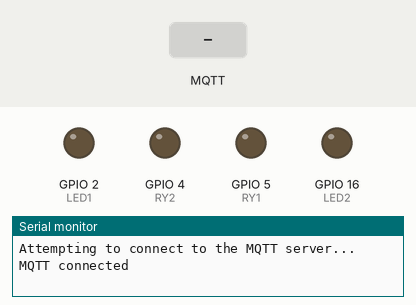
Recording of a program running on a simulated ESP8266 (NodeMCU). On the bench: output pins drawn as LEDs (lit = HIGH), the last lines printed to the serial monitor. The inputs (shaded band) are chosen by the test bench. WiFi joins after 1.5 s; servers stay silent unless stated; no MQTT or app messages arrive unless stated.

Above: at 2.7 s.
2.8 s: MQTT message "relay1on" arrives on the first subscribed topic
At 4.0 s:
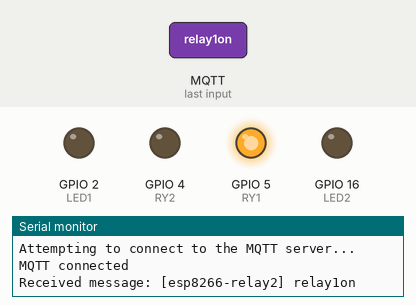
4.3 s: MQTT message "led1off" arrives on the first subscribed topic
At 5.3 s:
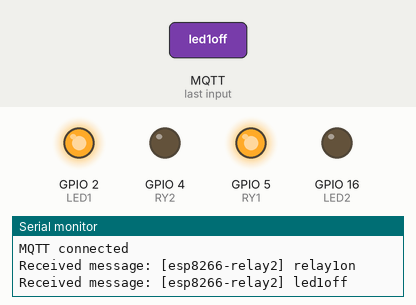
5.8 s: MQTT message "relay1off" arrives on the first subscribed topic
At 6.4 s:
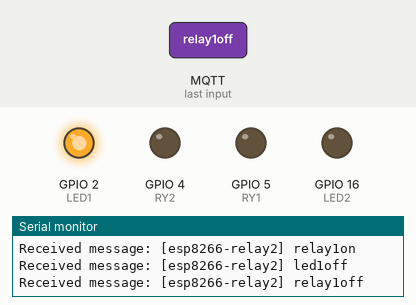
7.3 s: MQTT message "relay2on" arrives on the first subscribed topic
At 7.6 s:
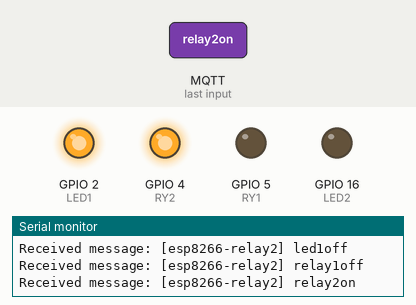
8.8 s: MQTT message "led1on" arrives on the first subscribed topic
At 9.9 s:
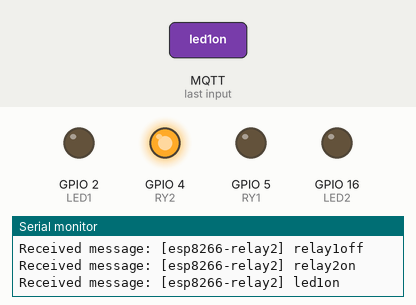
10.3 s: MQTT message "led2off" arrives on the first subscribed topic
At 11.0 s:
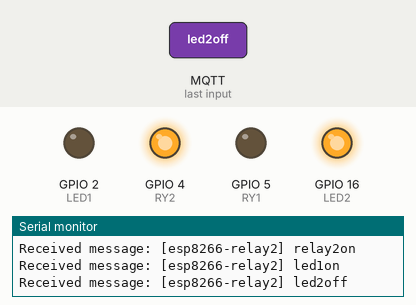
Timing chart, 0 to 12.8 s (numbered marks = the images above; inputs shaded):
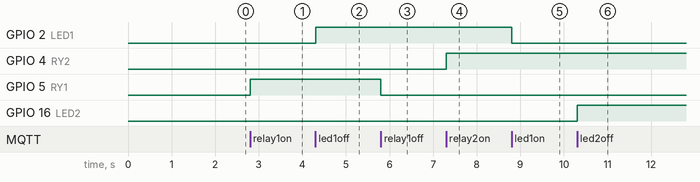

Measured:
- after the input at 2.8 s, GPIO 5 (RY1): LOW → HIGH at once
- after the input at 4.3 s, GPIO 2 (LED1): LOW → HIGH at once
- after the input at 5.8 s, GPIO 5 (RY1): HIGH → LOW at once
- after the input at 7.3 s, GPIO 4 (RY2): LOW → HIGH at once
- after the input at 8.8 s, GPIO 2 (LED1): HIGH → LOW at once
- after the input at 10.3 s, GPIO 16 (LED2): LOW → HIGH at once

The program:

main.cpp
```cpp
#include <Arduino.h>
#include <ESP8266WiFi.h>
#include <WiFiManager.h>
#include <PubSubClient.h>

const char *apName = "ESP8266 Relay";
const char *clientID = "esp8266-relay2";
const char *relayTopic = "esp8266-relay2";

const int RY1 = 5;
const int RY2 = 4;
const int LED2 = 16;
const int LED1 = LED_BUILTIN;

WiFiClient wlan;
PubSubClient mqtt(wlan);
WiFiManager wifiManager(apName);

// Add custom parameters for configuring MQTT server information
WiFiManagerParameter custom_mqtt_server("mqtt_server", "MQTT Server", "192.168.8.160", 40);
WiFiManagerParameter custom_mqtt_port("mqtt_port", "MQTT Port", "1883", 6);
WiFiManagerParameter custom_mqtt_user("mqtt_user", "MQTT User", "mqtt", 40);
WiFiManagerParameter custom_mqtt_password("mqtt_password", "MQTT Password", "mqtt123", 40);

void reconnect()
{
  String user = custom_mqtt_user.getValue();
  String pass = custom_mqtt_password.getValue();
  while (!mqtt.connected())
  {
    Serial.println("Attempting to connect to the MQTT server...");
    if (mqtt.connect(clientID, user.c_str(), pass.c_str()))
    {
      Serial.println("MQTT connected");
      mqtt.subscribe(relayTopic);
    }
    else
    {
      Serial.println("MQTT connect failed, retrying...");
      delay(2000);
    }
  }
}

void onMessage(char *topic, byte *payload, unsigned int length)
{
  // Handle received messages
  String payloadStr = "";
  for (unsigned int i = 0; i < length; i++)
  {
    payloadStr += (char)payload[i];
  }
  Serial.println("Received message: [" + String(topic) + "] " + payloadStr);

  if (strcmp(topic, topic) == 0)
  { // Compare with the control topic
    if (payloadStr == "relay1on")
    {
      digitalWrite(RY1, HIGH); // Open the first relay
    }
    else if (payloadStr == "relay1off")
    {
      digitalWrite(RY1, LOW); // Close the first relay
    }
    else if (payloadStr == "relay2on")
    {
      digitalWrite(RY2, HIGH); // Open the second relay
    }
    else if (payloadStr == "relay2off")
    {
      digitalWrite(RY2, LOW); // Close the second relay
    }
    else if (payloadStr == "led1on")
    {
      digitalWrite(LED1, LOW); // Turn on the LED
    }
    else if (payloadStr == "led1off")
    {
      digitalWrite(LED1, HIGH); // Turn off the LED
    }
    else if (payloadStr == "led2on")
    {
      digitalWrite(LED2, LOW);
    }
    else if (payloadStr == "led2off")
    {
      digitalWrite(LED2, HIGH);
    }
  }
}

void setup()
{

  Serial.begin(115200);
  pinMode(RY1, OUTPUT);
  pinMode(RY2, OUTPUT);
  pinMode(LED1, OUTPUT);
  pinMode(LED2, OUTPUT);

  wifiManager.addParameter(&custom_mqtt_server);
  wifiManager.addParameter(&custom_mqtt_port);
  wifiManager.addParameter(&custom_mqtt_user);
  wifiManager.addParameter(&custom_mqtt_password);
  wifiManager.autoConnect();

  // Set the MQTT server and port
  mqtt.setServer(custom_mqtt_server.getValue(), atoi(custom_mqtt_port.getValue()));
  mqtt.setCallback(onMessage);
  mqtt.setClient(wlan);
}

void loop()
{
  if (!mqtt.connected())
  {
    reconnect();
  }
  mqtt.loop();
}
```
